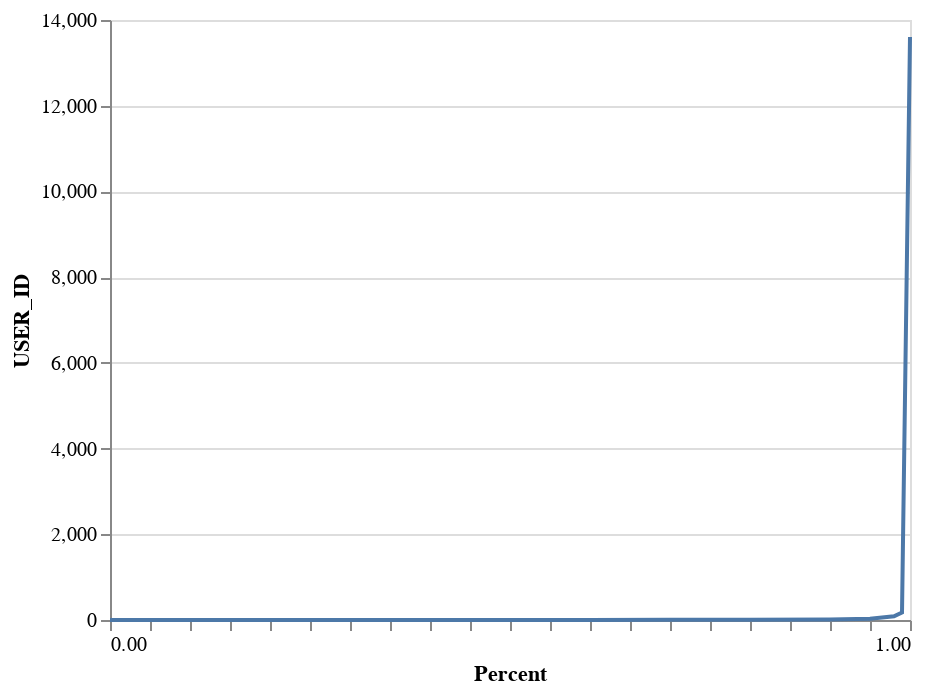

The code cell stored with this chart in its notebook:
### Code cell
helper.draw_quantile(df_interactions, 'USER_ID', quantiles=quantiles)

### Figure 1 — Vega-Lite specification as saved in the notebook (floating-point values rounded to 4 significant figures)
{"config": {"view": {"continuousWidth": 400, "continuousHeight": 300}}, "data": {"name": "data-d6f64ae2935a742892f82212749b5457"}, "mark": "line", "encoding": {"x": {"type": "quantitative", "axis": {"grid": false, "labelExpr": "datum.value % 1 ? null : datum.label", "tickCount": 17}, "field": "Percent"}, "y": {"type": "quantitative", "field": "USER_ID"}}, "$schema": "https://vega.github.io/schema/vega-lite/v4.8.1.json", "datasets": {"data-d6f64ae2935a742892f82212749b5457": [{"USER_ID": 1.0, "Percent": 0.0}, {"USER_ID": 1.0, "Percent": 0.01}, {"USER_ID": 1.0, "Percent": 0.02}, {"USER_ID": 1.0, "Percent": 0.05}, {"USER_ID": 1.0, "Percent": 0.1}, {"USER_ID": 1.0, "Percent": 0.2}, {"USER_ID": 1.0, "Percent": 0.3}, {"USER_ID": 1.0, "Percent": 0.4}, {"USER_ID": 1.0, "Percent": 0.5}, {"USER_ID": 2.0, "Percent": 0.6}, {"USER_ID": 3.0, "Percent": 0.7}, {"USER_ID": 5.0, "Percent": 0.8}, {"USER_ID": 12.0, "Percent": 0.9}, {"USER_ID": 29.0, "Percent": 0.95}, {"USER_ID": 85.0, "Percent": 0.98}, {"USER_ID": 174.0, "Percent": 0.99}, {"USER_ID": 13600.0, "Percent": 1.0}]}}
